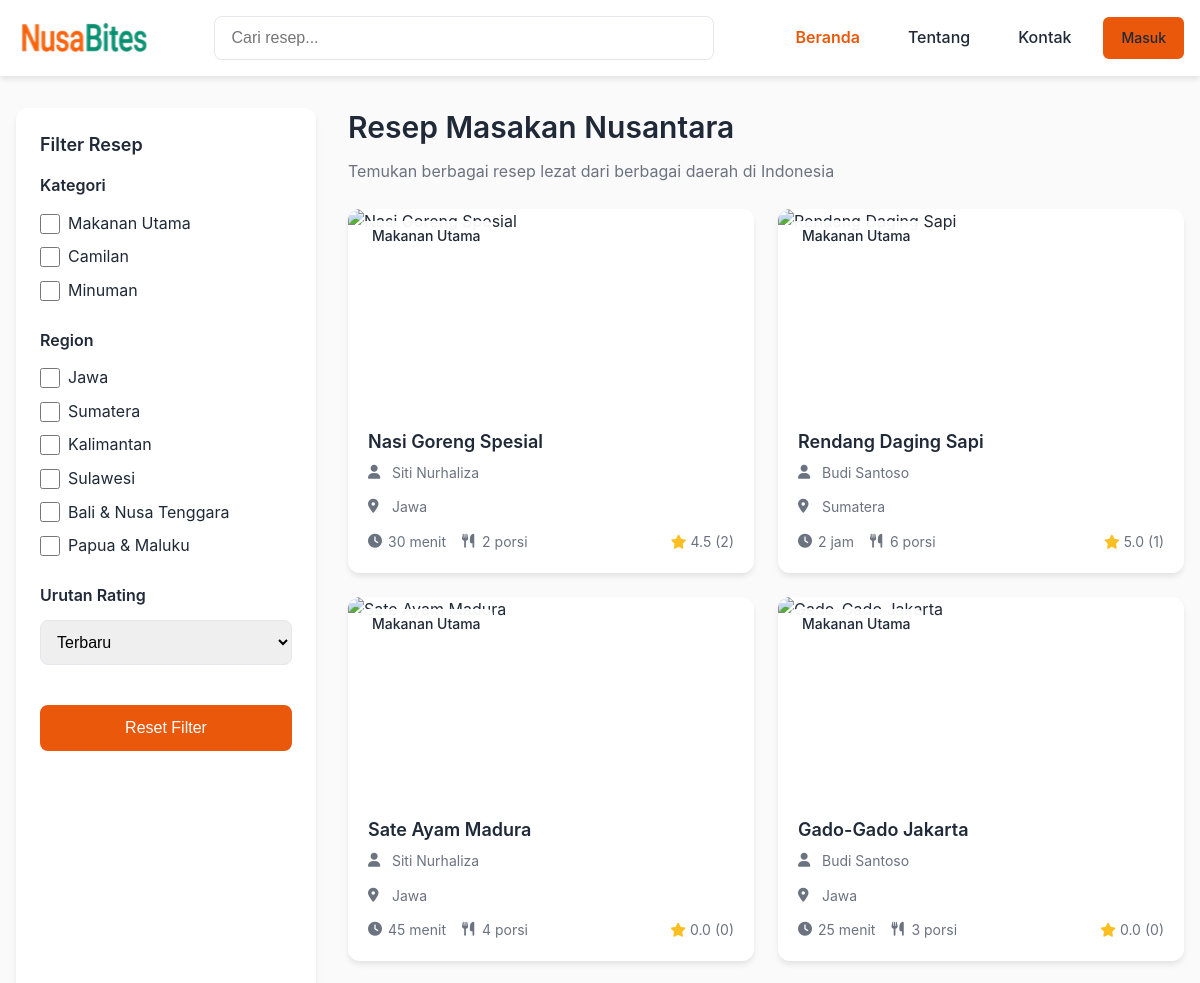
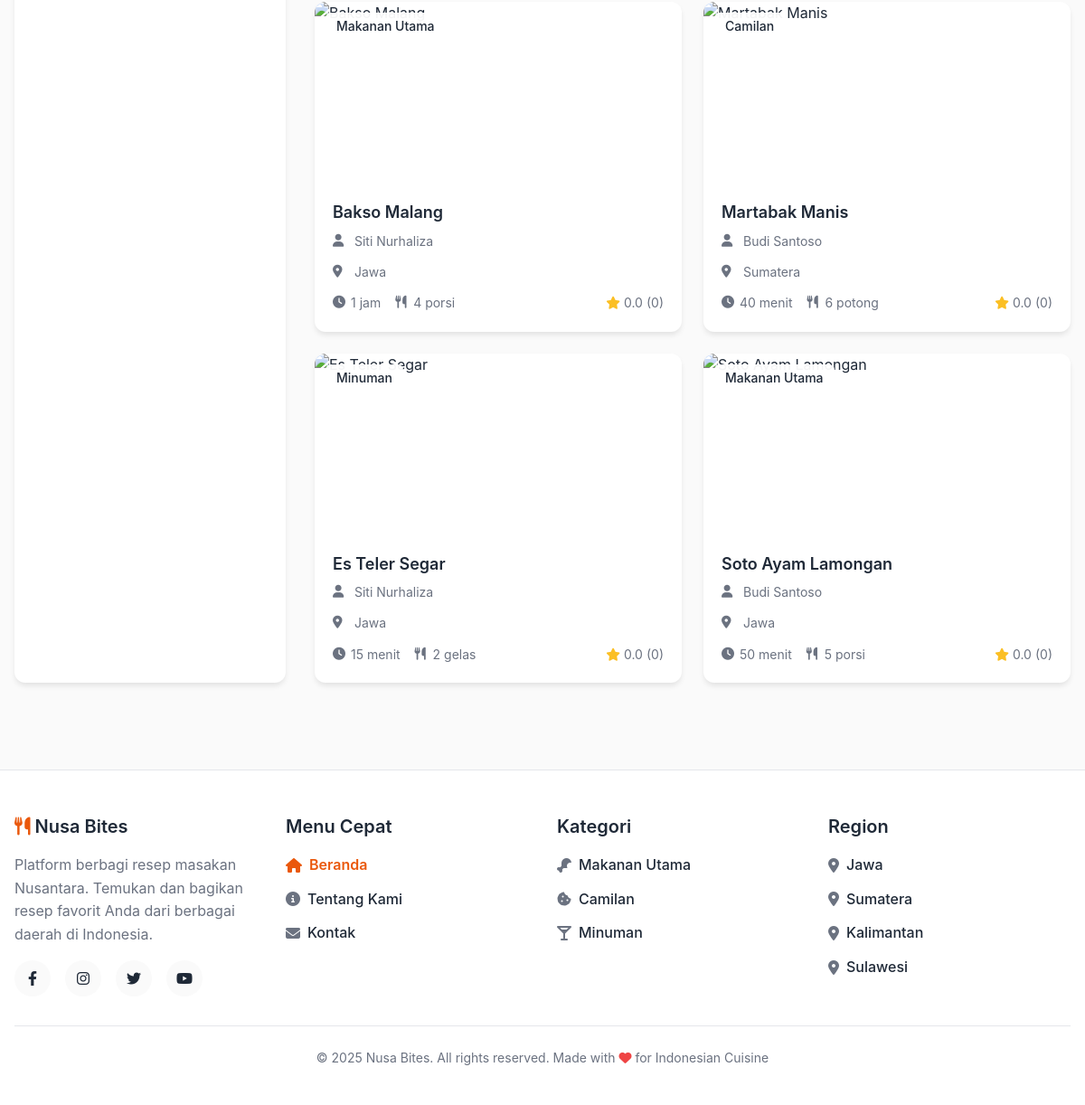
The page / on the database its author committed (2 pictures, top to bottom).
### tables this page shows
CREATE TABLE IF NOT EXISTS recipes (
    id INT AUTO_INCREMENT PRIMARY KEY,
    title VARCHAR(200) NOT NULL,
    description TEXT NOT NULL,
    image VARCHAR(500) DEFAULT NULL,
    author_id INT NOT NULL,
    author_name VARCHAR(100) NOT NULL,
    author_avatar VARCHAR(255) DEFAULT NULL,
    cooking_time VARCHAR(50) NOT NULL,
    servings VARCHAR(20) DEFAULT NULL,
    category VARCHAR(50) NOT NULL,
    region VARCHAR(50) NOT NULL,
    rating DECIMAL(3,2) DEFAULT 0.00,
    review_count INT DEFAULT 0,
    ingredients TEXT NOT NULL,
    steps TEXT NOT NULL,
    created_at TIMESTAMP DEFAULT CURRENT_TIMESTAMP,
    updated_at TIMESTAMP DEFAULT CURRENT_TIMESTAMP ON UPDATE CURRENT_TIMESTAMP,
    FOREIGN KEY (author_id) REFERENCES users(id) ON DELETE CASCADE,
    INDEX idx_category (category),
    INDEX idx_region (region),
    INDEX idx_rating (rating)
);

### config/functions.php (called while the page is built, shortened)
<?php
function isLoggedIn()
{
    return isset($_SESSION['user_id']);
}
function getCurrentUser()
{
    if (!isLoggedIn()) {
        return null;
    }
    return [
        'id' => $_SESSION['user_id'],
        'name' => $_SESSION['user_name'],
        'email' => $_SESSION['user_email'],
        'role' => $_SESSION['user_role'],
        'avatar' => $_SESSION['user_avatar']
    ];
}
function isActivePage($pageName)
{
    $currentPage = basename($_SERVER['PHP_SELF']);
    return $currentPage === $pageName ? 'active' : '';
}

### index.php (the view, shortened to what this page needs)
<?php
require_once 'config/functions.php';
$conn = getDBConnection();
$user = getCurrentUser();
$search = isset($_GET['search']) ? sanitizeInput($_GET['search']) : '';
$categories = isset($_GET['categories']) ? $_GET['categories'] : [];
$regions = isset($_GET['regions']) ? $_GET['regions'] : [];
$sortRating = isset($_GET['sort_rating']) ? sanitizeInput($_GET['sort_rating']) : 'newest';
$showAll = isset($_GET['show_all']) ? true : false;
$query = "SELECT r.*,
          (SELECT COUNT(*) FROM liked_recipes WHERE recipe_id = r.id AND user_id = ?) as is_liked,
          (SELECT COUNT(*) FROM reviews WHERE recipe_id = r.id) as actual_review_count,
          (SELECT AVG(rating) FROM reviews WHERE recipe_id = r.id) as actual_rating
          FROM recipes r WHERE 1=1";
$params = [$user ? $user['id'] : 0];
$types = "i";
switch ($sortRating) {
    default:
        $query .= " ORDER BY r.created_at DESC";
        break;
}
$stmt = $conn->prepare($query);
if (count($params) > 1) {
    $stmt->bind_param($types, ...$params);
} else {
    $stmt->bind_param($types, $params[0]);
}
$stmt->execute();
$result = $stmt->get_result();
$allRecipes = $result->fetch_all(MYSQLI_ASSOC);
$recipes = $showAll ? $allRecipes : array_slice($allRecipes, 0, 8);
?>
<!DOCTYPE html>
<html lang="id">
<head>
    <link rel="stylesheet" href="assets/css/style.css">
    <link rel="stylesheet" href="https://cdnjs.cloudflare.com/ajax/libs/font-awesome/6.4.0/css/all.min.css">
</head>
<body>
    <header class="header">
        <div class="container header-content">
            <a href="index.php" class="logo">
                <img src="assets/images/logo.png" alt="NusaBites Logo" style="height: 40px;">
            </a>
            <div class="search-bar">
                <form method="GET" action="index.php">
                    <input type="text" name="search" class="search-input" placeholder="Cari resep..." value="<?php echo htmlspecialchars($search); ?>">
                </form>
            </div>
            <nav class="nav-links">
                <a href="index.php" class="<?php echo isActivePage('index.php'); ?>">Beranda</a>
                <a href="about.php" class="<?php echo isActivePage('about.php'); ?>">Tentang</a>
                <a href="contact.php" class="<?php echo isActivePage('contact.php'); ?>">Kontak</a>
                <?php if ($user): ?>
                    <?php if ($user['role'] === 'admin'): ?>
                        <a href="pages/admin/admin.php" class="<?php echo isActivePage('admin.php'); ?>">Admin</a>
                    <?php endif; ?>
                    <a href="pages/recipe/add_recipe.php" class="<?php echo isActivePage('add_recipe.php'); ?>">
                        <i class="fas fa-plus"></i> Tambah Resep
                    </a>
                    <div class="profile-dropdown">
                        <button class="user-profile-btn" onclick="toggleProfileDropdown(event)">
                            <?php if (!empty($user['avatar'])): ?>
                                <img src="<?php echo htmlspecialchars($user['avatar']); ?>"
                                    alt="<?php echo htmlspecialchars($user['name']); ?>"
                                    class="avatar">
                            <?php else: ?>
                                <i class="fas fa-user-circle" style="font-size: 1.5rem;"></i>
                            <?php endif; ?>
                            <span><?php echo htmlspecialchars($user['name']); ?></span>
                            <i class="fas fa-chevron-down" style="font-size: 0.8rem; margin-left: 0.3rem;"></i>
                        </button>
                        <div class="profile-dropdown-menu" id="profileDropdownMenu">
                            <a href="pages/user/profile.php" class="dropdown-item">
                                <i class="fas fa-user"></i>
                                <span>Lihat Profil</span>
                            </a>
                            <a href="pages/auth/logout.php" class="dropdown-item">
                                <i class="fas fa-sign-out-alt"></i>
                                <span>Sign Out</span>
                            </a>
                        </div>
                    </div>
                <?php else: ?>
                    <a href="pages/auth/login.php" class="btn btn-sm btn-secondary">Masuk</a>
                <?php endif; ?>
            </nav>
        </div>
    </header>
    <div class="container" style="padding: 2rem 1rem;">
        <div style="display: grid; grid-template-columns: 300px 1fr; gap: 2rem;">
            <aside class="filter-sidebar">
                <h3 class="filter-title">Filter Resep</h3>
                <form method="GET" action="index.php" id="filterForm">
                    <div class="filter-section">
                        <h4 style="font-size: 1rem; font-weight: 600; margin-bottom: 0.75rem;">Kategori</h4>
                        <div class="filter-options">
                            <label class="filter-checkbox">
                                <input type="checkbox" name="categories[]" value="Makanan Utama"
                                    <?php echo in_array('Makanan Utama', $categories) ? 'checked' : ''; ?>
                                    onchange="this.form.submit()">
                                <span>Makanan Utama</span>
                            </label>
                            <label class="filter-checkbox">
                                <input type="checkbox" name="categories[]" value="Camilan"
                                    <?php echo in_array('Camilan', $categories) ? 'checked' : ''; ?>
                                    onchange="this.form.submit()">
                                <span>Camilan</span>
                            </label>
                            <label class="filter-checkbox">
                                <input type="checkbox" name="categories[]" value="Minuman"
                                    <?php echo in_array('Minuman', $categories) ? 'checked' : ''; ?>
                                    onchange="this.form.submit()">
                                <span>Minuman</span>
                            </label>
                        </div>
                    </div>
                    <div class="filter-section">
                        <h4 style="font-size: 1rem; font-weight: 600; margin-bottom: 0.75rem;">Region</h4>
                        <div class="filter-options">
                            <label class="filter-checkbox">
                                <input type="checkbox" name="regions[]" value="Jawa"
                                    <?php echo in_array('Jawa', $regions) ? 'checked' : ''; ?>
                                    onchange="this.form.submit()">
                                <span>Jawa</span>
                            </label>
                            <label class="filter-checkbox">
                                <input type="checkbox" name="regions[]" value="Sumatera"
                                    <?php echo in_array('Sumatera', $regions) ? 'checked' : ''; ?>
                                    onchange="this.form.submit()">
                                <span>Sumatera</span>
                            </label>
                            <label class="filter-checkbox">
                                <input type="checkbox" name="regions[]" value="Kalimantan"
                                    <?php echo in_array('Kalimantan', $regions) ? 'checked' : ''; ?>
                                    onchange="this.form.submit()">
                                <span>Kalimantan</span>
                            </label>
                            <label class="filter-checkbox">
                                <input type="checkbox" name="regions[]" value="Sulawesi"
                                    <?php echo in_array('Sulawesi', $regions) ? 'checked' : ''; ?>
                                    onchange="this.form.submit()">
                                <span>Sulawesi</span>
                            </label>
                            <label class="filter-checkbox">
                                <input type="checkbox" name="regions[]" value="Bali & Nusa Tenggara"
                                    <?php echo in_array('Bali & Nusa Tenggara', $regions) ? 'checked' : ''; ?>
                                    onchange="this.form.submit()">
                                <span>Bali & Nusa Tenggara</span>
                            </label>
                            <label class="filter-checkbox">
                                <input type="checkbox" name="regions[]" value="Papua & Maluku"
                                    <?php echo in_array('Papua & Maluku', $regions) ? 'checked' : ''; ?>
                                    onchange="this.form.submit()">
                                <span>Papua & Maluku</span>
                            </label>
                        </div>
                    </div>
                    <div class="filter-section">
                        <h4 style="font-size: 1rem; font-weight: 600; margin-bottom: 0.75rem;">Urutan Rating</h4>
                        <select name="sort_rating" class="form-select" onchange="this.form.submit()">
                            <option value="newest" <?php echo $sortRating == 'newest' ? 'selected' : ''; ?>>Terbaru</option>
                        </select>
                    </div>
                    <button type="button" class="btn btn-secondary" style="width: 100%; margin-top: 1rem;" onclick="window.location.href='index.php'">
                        Reset Filter
                    </button>
                </form>
            </aside>
            <main>
                <div style="margin-bottom: 1.5rem;">
                    <h2>Resep Masakan Nusantara</h2>
                    <p class="text-gray">Temukan berbagai resep lezat dari berbagai daerah di Indonesia</p>
                </div>
                <?php if (count($recipes) > 0): ?>
                    <div class="grid recipe-grid">
                        <?php foreach ($recipes as $recipe): ?>
                            <div class="card recipe-card" onclick="window.location.href='pages/recipe/recipe_detail.php?id=<?php echo $recipe['id']; ?>'">
                                <div class="recipe-card-image-wrapper">
                                    <span class="recipe-card-badge"><?php echo htmlspecialchars($recipe['category']); ?></span>
                                </div>
                                <div class="card-content">
                                    <h3 class="recipe-card-title"><?php echo htmlspecialchars($recipe['title']); ?></h3>
                                    <div class="recipe-card-meta">
                                        <i class="fas fa-user icon-sm"></i>
                                        <span><?php echo htmlspecialchars($recipe['author_name']); ?></span>
                                    </div>
                                    <div class="recipe-card-meta">
                                        <i class="fas fa-map-marker-alt icon-sm"></i>
                                        <span><?php echo htmlspecialchars($recipe['region']); ?></span>
                                    </div>
                                    <div class="recipe-card-footer">
                                        <div style="display: flex; gap: 1rem; flex-wrap: wrap;">
                                            <div class="flex items-center gap-1">
                                                <i class="fas fa-clock icon-sm"></i>
                                                <span><?php echo htmlspecialchars($recipe['cooking_time']); ?></span>
                                            </div>
                                            <?php if (!empty($recipe['servings'])): ?>
                                                <div class="flex items-center gap-1">
                                                    <i class="fas fa-utensils icon-sm"></i>
                                                    <span><?php echo htmlspecialchars($recipe['servings']); ?></span>
                                                </div>
                                            <?php endif; ?>
                                        </div>
                                        <div class="recipe-card-rating">
                                            <i class="fas fa-star star-icon"></i>
                                            <span><?php echo $recipe['actual_review_count'] > 0 ? number_format($recipe['actual_rating'], 1) : '0.0'; ?></span>
                                            <span class="text-gray">(<?php echo $recipe['actual_review_count']; ?>)</span>
                                        </div>
                                    </div>
                                </div>
                            </div>
                        <?php endforeach; ?>
                    </div>
                <?php endif; ?>
            </main>
        </div>
    </div>
    <?php include 'includes/footer.php'; ?>
</body>
</html>

### rows shown on the page
recipes: category "Makanan Utama", title "Nasi Goreng Spesial", author_name "Siti Nurhaliza", region "Jawa", cooking_time "30 menit", servings "2 porsi", actual_rating "4.5", actual_review_count "2"
recipes: category "Makanan Utama", title "Rendang Daging Sapi", author_name "Budi Santoso", region "Sumatera", cooking_time "2 jam", servings "6 porsi", actual_rating "5.0", actual_review_count "1"
recipes: category "Makanan Utama", title "Sate Ayam Madura", author_name "Siti Nurhaliza", region "Jawa", cooking_time "45 menit", servings "4 porsi", shows "0.0", actual_review_count "0"
recipes: category "Makanan Utama", title "Gado-Gado Jakarta", author_name "Budi Santoso", region "Jawa", cooking_time "25 menit", servings "3 porsi", shows "0.0", actual_review_count "0"
recipes: category "Makanan Utama", title "Bakso Malang", author_name "Siti Nurhaliza", region "Jawa", cooking_time "1 jam", servings "4 porsi", shows "0.0", actual_review_count "0"
recipes: category "Camilan", title "Martabak Manis", author_name "Budi Santoso", region "Sumatera", cooking_time "40 menit", servings "6 potong", shows "0.0", actual_review_count "0"
recipes: category "Minuman", title "Es Teler Segar", author_name "Siti Nurhaliza", region "Jawa", cooking_time "15 menit", servings "2 gelas", shows "0.0", actual_review_count "0"
recipes: category "Makanan Utama", title "Soto Ayam Lamongan", author_name "Budi Santoso", region "Jawa", cooking_time "50 menit", servings "5 porsi", shows "0.0", actual_review_count "0"
